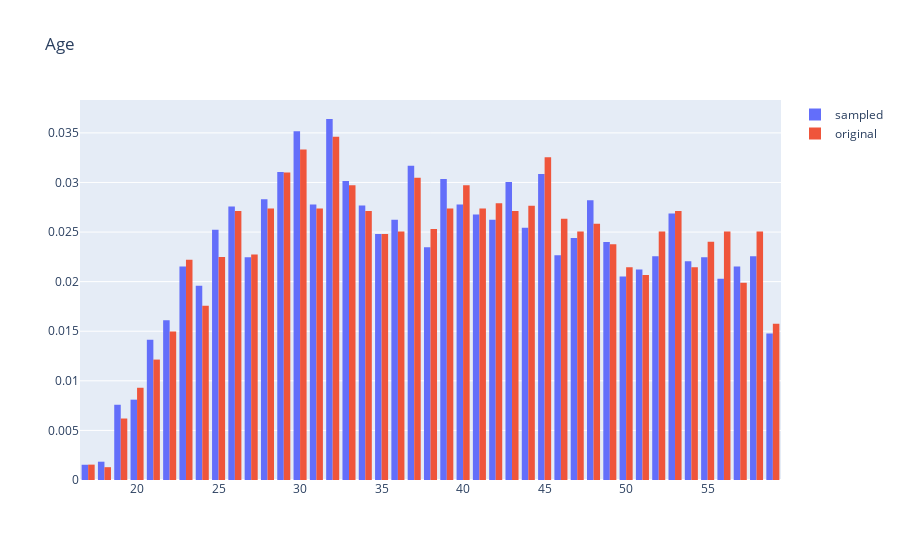

The code cell stored with this chart in its notebook:
### Code cell
fig = go.Figure()
fig.update_layout(
    title="Age")

fig.add_trace(go.Histogram(x=sorted(sampled_data.age), histnorm='probability density', name=f"sampled"))
fig.add_trace(go.Histogram(x=sorted(data.age), histnorm='probability density', name=f"original"))

### Figure 1 — Plotly figure (JSON) as saved in the notebook; plotly's stock layout.template omitted (floating-point values rounded to 4 significant figures; data arrays with more than 128 entries replaced by an {"elided": "..."} marker saying what was removed)
{"data": [{"histnorm": "probability density", "name": "sampled", "type": "histogram", "x": {"elided": "9753 int values"}}, {"histnorm": "probability density", "name": "original", "type": "histogram", "x": {"elided": "3871 int values"}}], "layout": {"title": {"text": "Age"}}}
